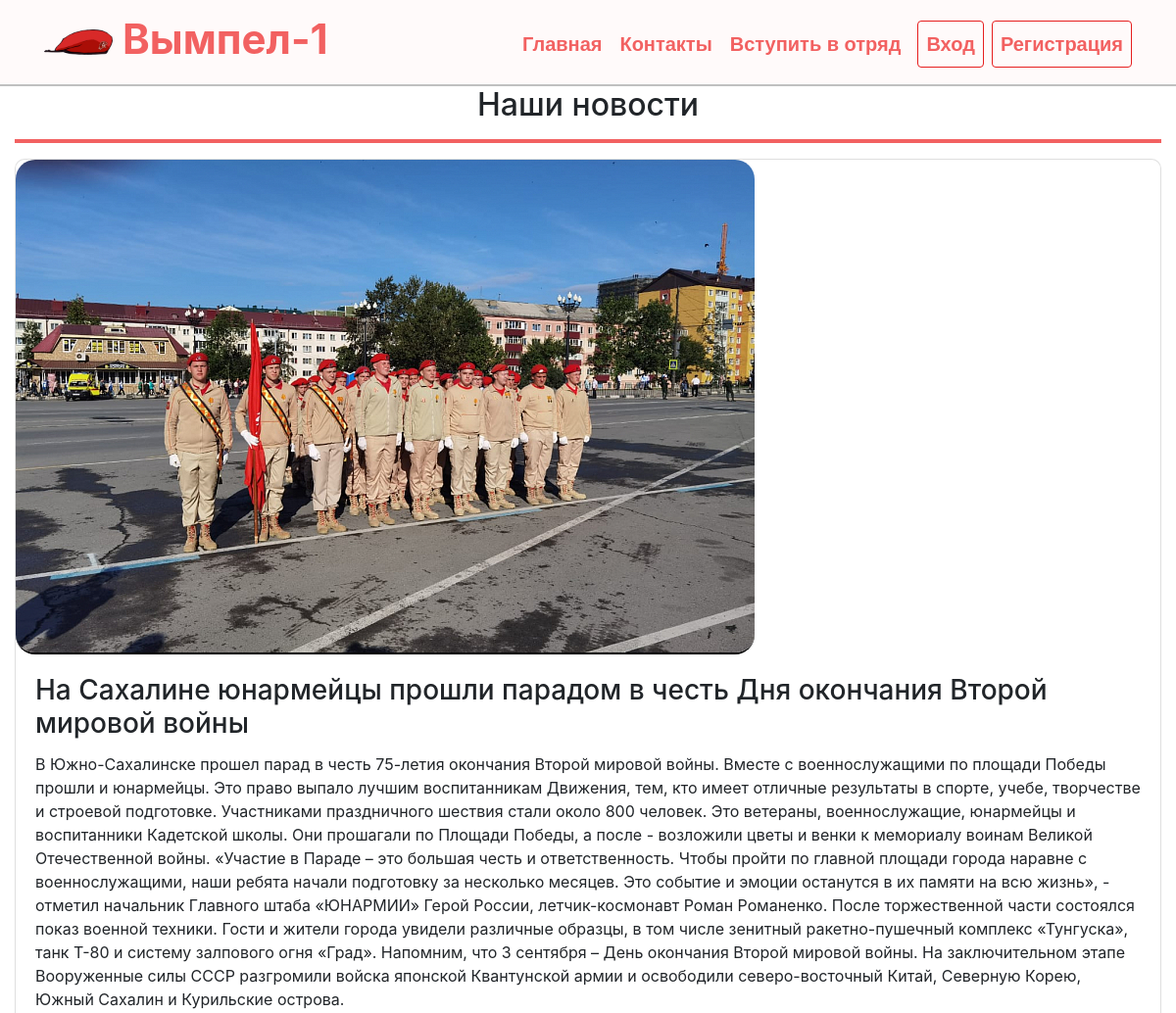
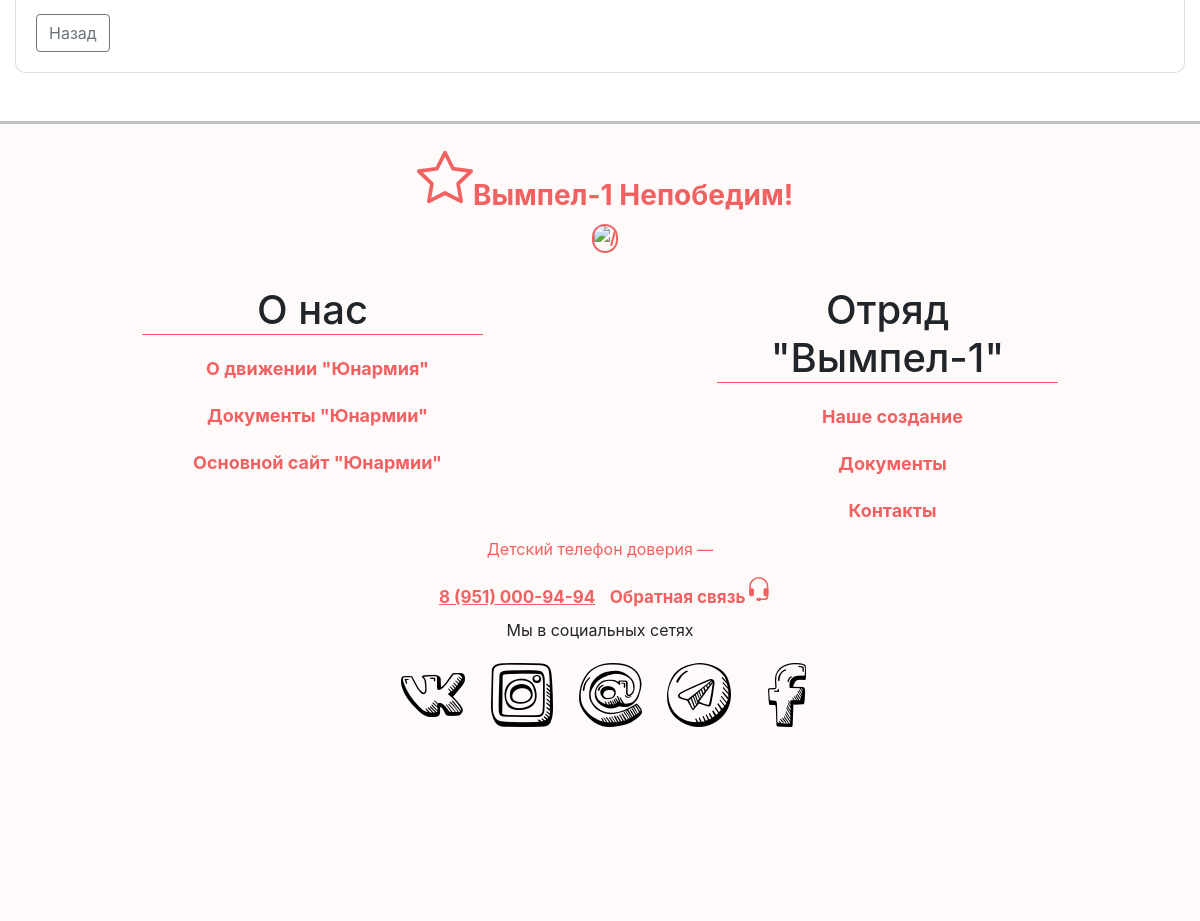
/new/10/, run on the app's committed database (2 pictures, top to bottom).
### content/models.py (models this page shows)
class New(models.Model):
    title = models.CharField('Название статьи', max_length=150)
    text = models.TextField('Текст статьи')
    date = models.DateTimeField('Дата', default=timezone.now)
    avtor = models.ForeignKey(User, on_delete=models.CASCADE)
    image = models.FileField(null=True, upload_to='Vympel/media/')
    def __str__(self):
        return self.title
    class Meta:
        verbose_name = 'Статья'
        verbose_name_plural = 'Статьи'

### content/views.py (the view)
# urls.py: path('new/<int:pk>/', views.NewsDetailView.as_view(), name='news-detail'), # Страница-развертывание статей
class NewsDetailView(DetailView):
    model = New
    def get_context_data(self, **kwards):
        ctx = super(NewsDetailView, self).get_context_data(**kwards)
        ctx['title'] = New.objects.filter(pk=self.kwargs['pk']).first()
        return ctx

### content/templates/content/new_detail.html
{% extends 'content/main.html' %}
{% load crispy_forms_tags %}
{% block main_section_detail %}
<div class="col-12">
  <h2 style="text-align: center">Наши новости</h2>
  <hr style="border: 2px solid #f26161;  text-align: center;">
</div>
<div class="col-md-12 mb-5">
  <div class="card" style="border-radius: 10px;">
    {% if object.image %}
    <div class="fotorama"
       data-allowfullscreen="native">
    <img src="{{object.image.url}}" id="img_post" style="border-radius: 20px; border-bottom: 2px solid black; ">
    </div>
    {% else %}
        <p></p>
    {% endif %}
    <div class="card-body">
      <h3 class="card-title">{{ object.title }}</h3>
      <p class="card-text">
        {{ object.text|safe }}
      </p>
      <a href="{% url 'main'%}" class="btn btn  btn-outline-secondary">Назад</a>
    </div>
  </div>
</div>
{% endblock %}

### static/content/main.css (style rules this page uses)
* { margin: 0; padding: 0; outline: none; }
img { max-width: 100%; height: auto; width: auto\9; transition: all .7s ease-out; -moz-transition: all .7s ease-out; -o-transition: all .7s ease-out; -webkit-transition: all .7s ease-out; }
.mb-2 a, { font-size: 20px; }
html, body { height: 100%; }

### data on the page
New: image (picture), title "На Сахалине юнармейцы прошли парадом в честь Дня окончания Второй мировой войны", text "В Южно-Сахалинске прошел парад в честь 75-летия окончания Второй мировой войны. Вместе с военнослужащими по площади Победы прошли и юнармейцы. Это право выпало лучшим воспитанникам Движения, тем, кто имеет отличные результаты в спорте, учебе, творчестве и строевой подготовке. Участниками праздничного шествия стали около 800 человек. Это ветераны, военнослужащие, юнармейцы и воспитанники Кадетской школы. Они прошагали по Площади Победы, а после - возложили цветы и венки к мемориалу воинам Великой Отечественной войны. «Участие в Параде – это большая честь и ответственность. Чтобы пройти по главной площади города наравне с военнослужащими, наши ребята начали подготовку за несколько месяцев.…"
